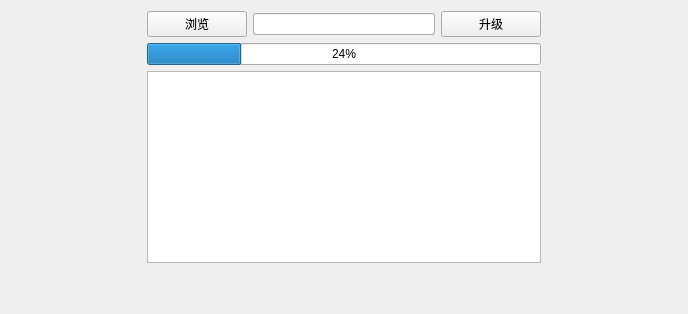
         <widget class="QWidget" name="page_update">
          <layout class="QGridLayout" name="gridLayout_11">
           <property name="leftMargin">
            <number>15</number>
           </property>
           <property name="rightMargin">
            <number>15</number>
           </property>
           <item row="0" column="0">
            <layout class="QGridLayout" name="gridLayout_12">
             <item row="1" column="0">
              <spacer name="verticalSpacer_3">
               <property name="orientation">
                <enum>Qt::Vertical</enum>
               </property>
               <property name="sizeHint" stdset="0">
                <size>
                 <width>20</width>
                 <height>40</height>
                </size>
               </property>
              </spacer>
             </item>
             <item row="0" column="0">
              <layout class="QHBoxLayout" name="horizontalLayout_9" stretch="2,6,2">
               <item>
                <spacer name="horizontalSpacer_6">
                 <property name="orientation">
                  <enum>Qt::Horizontal</enum>
                 </property>
                 <property name="sizeHint" stdset="0">
                  <size>
                   <width>169</width>
                   <height>20</height>
                  </size>
                 </property>
                </spacer>
               </item>
               <item>
                <layout class="QGridLayout" name="gridLayout">
                 <item row="0" column="0">
                  <layout class="QHBoxLayout" name="horizontalLayout_8">
                   <item>
                    <widget class="QPushButton" name="pushButton_file">
                     <property name="minimumSize">
                      <size>
                       <width>100</width>
                       <height>0</height>
                      </size>
                     </property>
                     <property name="text">
                      <string>浏览</string>
                     </property>
                    </widget>
                   </item>
                   <item>
                    <widget class="QLineEdit" name="lineEdit_path"/>
                   </item>
                   <item>
                    <widget class="QPushButton" name="pushButton_update">
                     <property name="minimumSize">
                      <size>
                       <width>100</width>
                       <height>0</height>
                      </size>
                     </property>
                     <property name="text">
                      <string>升级</string>
                     </property>
                    </widget>
                   </item>
                  </layout>
                 </item>
                 <item row="1" column="0">
                  <widget class="QProgressBar" name="progressBar">
                   <property name="value">
                    <number>24</number>
                   </property>
                  </widget>
                 </item>
                 <item row="2" column="0">
                  <widget class="QTextBrowser" name="textBrowser_info">
                   <property name="readOnly">
                    <bool>true</bool>
                   </property>
                  </widget>
                 </item>
                </layout>
               </item>
               <item>
                <spacer name="horizontalSpacer_7">
                 <property name="orientation">
                  <enum>Qt::Horizontal</enum>
                 </property>
                 <property name="sizeHint" stdset="0">
                  <size>
                   <width>169</width>
                   <height>20</height>
                  </size>
                 </property>
                </spacer>
               </item>
              </layout>
             </item>
            </layout>
           </item>
          </layout>
         </widget>
